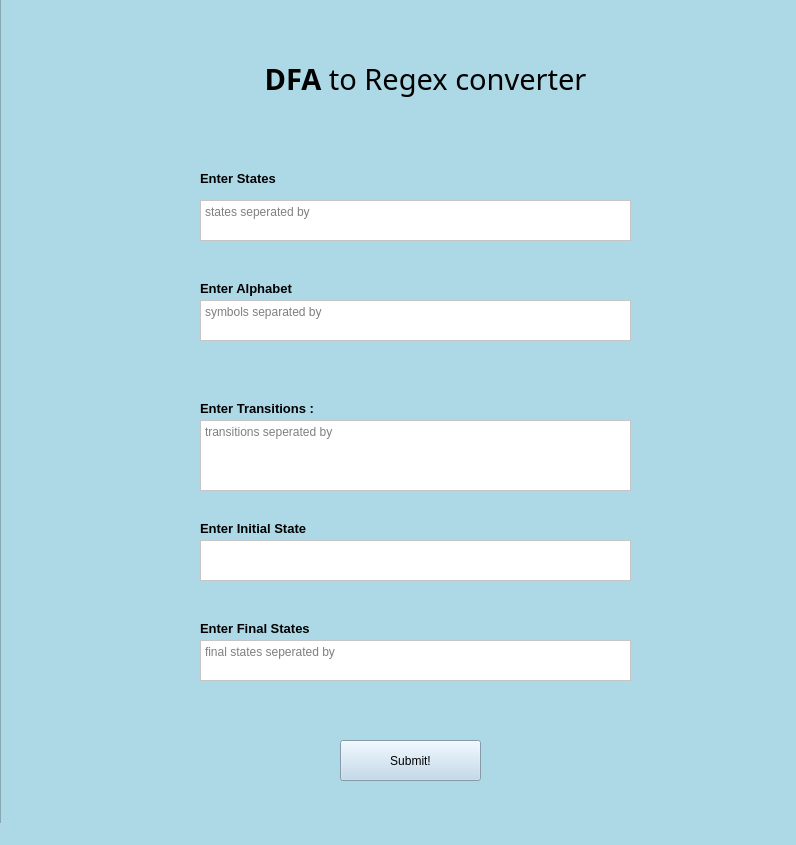
<?xml version="1.0" encoding="UTF-8"?>
<ui version="4.0">
 <class>MainWindow</class>
 <widget class="QMainWindow" name="MainWindow">
  <property name="geometry">
   <rect>
    <x>0</x>
    <y>0</y>
    <width>796</width>
    <height>845</height>
   </rect>
  </property>
  <property name="mouseTracking">
   <bool>false</bool>
  </property>
  <property name="windowTitle">
   <string>MainWindow</string>
  </property>
  <property name="whatsThis">
   <string/>
  </property>
  <property name="styleSheet">
   <string notr="true">background-color: rgb(173, 216, 230);</string>
  </property>
  <widget class="QWidget" name="centralwidget">
   <widget class="QPlainTextEdit" name="StatesTB">
    <property name="geometry">
     <rect>
      <x>200</x>
      <y>200</y>
      <width>431</width>
      <height>41</height>
     </rect>
    </property>
    <property name="mouseTracking">
     <bool>false</bool>
    </property>
    <property name="whatsThis">
     <string/>
    </property>
    <property name="autoFillBackground">
     <bool>false</bool>
    </property>
    <property name="styleSheet">
     <string notr="true">background-color: rgb(255, 255, 255);</string>
    </property>
    <property name="placeholderText">
     <string>states seperated by &lt;space&gt;</string>
    </property>
   </widget>
   <widget class="QLabel" name="label">
    <property name="geometry">
     <rect>
      <x>200</x>
      <y>170</y>
      <width>101</width>
      <height>16</height>
     </rect>
    </property>
    <property name="font">
     <font>
      <family>MS Sans Serif</family>
      <pointsize>10</pointsize>
      <weight>75</weight>
      <bold>true</bold>
     </font>
    </property>
    <property name="styleSheet">
     <string notr="true">background-color: rgba(0,0,0,0%)</string>
    </property>
    <property name="text">
     <string>Enter States</string>
    </property>
   </widget>
   <widget class="QPlainTextEdit" name="lettersTB">
    <property name="geometry">
     <rect>
      <x>200</x>
      <y>300</y>
      <width>431</width>
      <height>41</height>
     </rect>
    </property>
    <property name="styleSheet">
     <string notr="true">background-color: rgb(255, 255, 255);</string>
    </property>
    <property name="placeholderText">
     <string>symbols separated by &lt;space&gt;</string>
    </property>
   </widget>
   <widget class="QPlainTextEdit" name="tfTB">
    <property name="geometry">
     <rect>
      <x>200</x>
      <y>420</y>
      <width>431</width>
      <height>71</height>
     </rect>
    </property>
    <property name="whatsThis">
     <string/>
    </property>
    <property name="styleSheet">
     <string notr="true">background-color: rgb(255, 255, 255);</string>
    </property>
    <property name="placeholderText">
     <string>transitions seperated by &lt;space&gt;</string>
    </property>
   </widget>
   <widget class="QPlainTextEdit" name="startTB">
    <property name="geometry">
     <rect>
      <x>200</x>
      <y>540</y>
      <width>431</width>
      <height>41</height>
     </rect>
    </property>
    <property name="styleSheet">
     <string notr="true">background-color: rgb(255, 255, 255);</string>
    </property>
    <property name="placeholderText">
     <string/>
    </property>
   </widget>
   <widget class="QPlainTextEdit" name="finalTB">
    <property name="geometry">
     <rect>
      <x>200</x>
      <y>640</y>
      <width>431</width>
      <height>41</height>
     </rect>
    </property>
    <property name="styleSheet">
     <string notr="true">background-color: rgb(255, 255, 255);</string>
    </property>
    <property name="placeholderText">
     <string>final states seperated by &lt;space&gt;</string>
    </property>
   </widget>
   <widget class="QLabel" name="label_2">
    <property name="geometry">
     <rect>
      <x>200</x>
      <y>280</y>
      <width>141</width>
      <height>16</height>
     </rect>
    </property>
    <property name="font">
     <font>
      <family>MS Sans Serif</family>
      <pointsize>10</pointsize>
      <weight>75</weight>
      <bold>true</bold>
     </font>
    </property>
    <property name="styleSheet">
     <string notr="true">background-color: rgba(0,0,0,0%)</string>
    </property>
    <property name="text">
     <string>Enter Alphabet</string>
    </property>
   </widget>
   <widget class="QLabel" name="label_3">
    <property name="geometry">
     <rect>
      <x>200</x>
      <y>400</y>
      <width>421</width>
      <height>16</height>
     </rect>
    </property>
    <property name="font">
     <font>
      <family>MS Sans Serif</family>
      <pointsize>10</pointsize>
      <weight>75</weight>
      <bold>true</bold>
     </font>
    </property>
    <property name="styleSheet">
     <string notr="true">background-color: rgba(0,0,0,0%)</string>
    </property>
    <property name="text">
     <string>Enter Transitions : &lt;CurrentState:Input:NextState&gt;</string>
    </property>
   </widget>
   <widget class="QLabel" name="label_4">
    <property name="geometry">
     <rect>
      <x>200</x>
      <y>520</y>
      <width>141</width>
      <height>16</height>
     </rect>
    </property>
    <property name="font">
     <font>
      <family>MS Sans Serif</family>
      <pointsize>10</pointsize>
      <weight>75</weight>
      <bold>true</bold>
     </font>
    </property>
    <property name="styleSheet">
     <string notr="true">background-color: rgba(0,0,0,0%)</string>
    </property>
    <property name="text">
     <string>Enter Initial State</string>
    </property>
   </widget>
   <widget class="QLabel" name="label_5">
    <property name="geometry">
     <rect>
      <x>200</x>
      <y>620</y>
      <width>161</width>
      <height>16</height>
     </rect>
    </property>
    <property name="font">
     <font>
      <family>MS Sans Serif</family>
      <pointsize>10</pointsize>
      <weight>75</weight>
      <bold>true</bold>
     </font>
    </property>
    <property name="styleSheet">
     <string notr="true">background-color: rgba(0,0,0,0%)</string>
    </property>
    <property name="text">
     <string>Enter Final States</string>
    </property>
   </widget>
   <widget class="QPushButton" name="Button">
    <property name="geometry">
     <rect>
      <x>340</x>
      <y>740</y>
      <width>141</width>
      <height>41</height>
     </rect>
    </property>
    <property name="styleSheet">
     <string notr="true">
background-color: rgb(186, 214, 234);</string>
    </property>
    <property name="text">
     <string>Submit!</string>
    </property>
   </widget>
   <widget class="QLabel" name="label_6">
    <property name="geometry">
     <rect>
      <x>200</x>
      <y>29</y>
      <width>451</width>
      <height>101</height>
     </rect>
    </property>
    <property name="font">
     <font>
      <family>Segoe Print</family>
      <pointsize>22</pointsize>
     </font>
    </property>
    <property name="autoFillBackground">
     <bool>false</bool>
    </property>
    <property name="styleSheet">
     <string notr="true">background-color: rgba(0,0,0,0%)</string>
    </property>
    <property name="text">
     <string>&lt;strong&gt;DFA&lt;/strong&gt; to Regex converter</string>
    </property>
    <property name="alignment">
     <set>Qt::AlignCenter</set>
    </property>
    <property name="wordWrap">
     <bool>false</bool>
    </property>
   </widget>
   <widget class="QFrame" name="frame">
    <property name="geometry">
     <rect>
      <x>0</x>
      <y>-20</y>
      <width>811</width>
      <height>861</height>
     </rect>
    </property>
    <property name="styleSheet">
     <string notr="true">background-image: url(:/newPrefix/geometry-background.png);</string>
    </property>
    <property name="frameShape">
     <enum>QFrame::StyledPanel</enum>
    </property>
    <property name="frameShadow">
     <enum>QFrame::Raised</enum>
    </property>
   </widget>
   <zorder>frame</zorder>
   <zorder>StatesTB</zorder>
   <zorder>label</zorder>
   <zorder>lettersTB</zorder>
   <zorder>tfTB</zorder>
   <zorder>startTB</zorder>
   <zorder>finalTB</zorder>
   <zorder>label_2</zorder>
   <zorder>label_3</zorder>
   <zorder>label_4</zorder>
   <zorder>label_5</zorder>
   <zorder>Button</zorder>
   <zorder>label_6</zorder>
  </widget>
  <widget class="QMenuBar" name="menubar">
   <property name="geometry">
    <rect>
     <x>0</x>
     <y>0</y>
     <width>796</width>
     <height>26</height>
    </rect>
   </property>
  </widget>
  <widget class="QStatusBar" name="statusbar"/>
 </widget>
 <resources>
  <include location="../FLA/Project/res.qrc"/>
 </resources>
 <connections/>
</ui>
